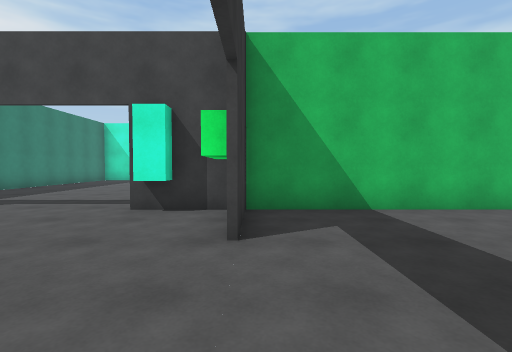
view 1 (above)

17 first-person views from a walk through a scene from a Unity 3-D project. The camera is 1.3 m above the floor, tilts 2° down and sees 85° across. The floor is counted in squares, 1.5 m on a side. Each view is taken from the middle of a square. On the plan, view 1 faces up. The plan holds only what a view shows up to about 11 squares ahead; the rest is blank. The player character is not drawn.

view 2
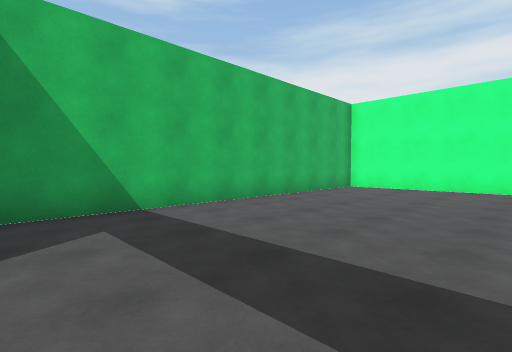

view 3
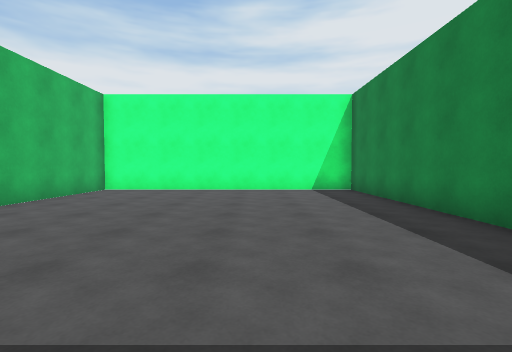

view 4
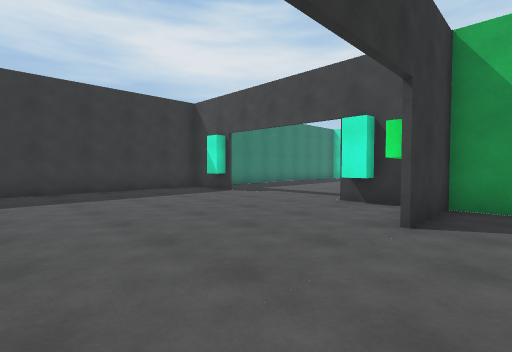

view 5
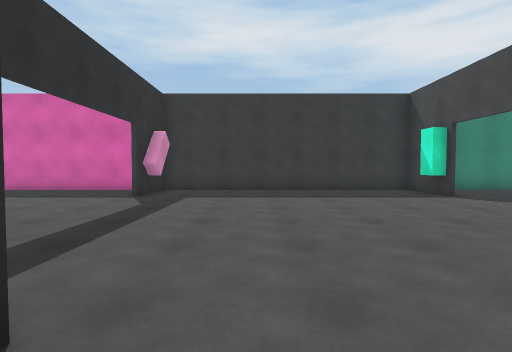

view 6
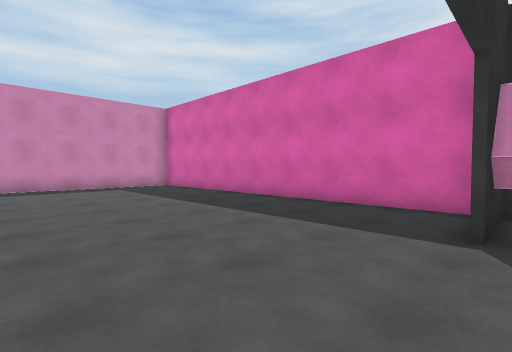

view 7
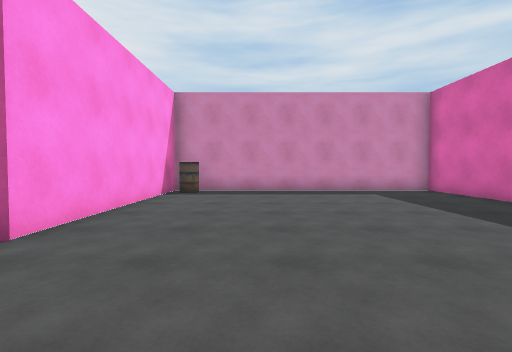

view 8
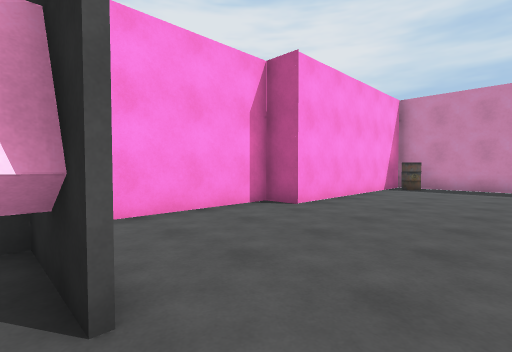

view 9
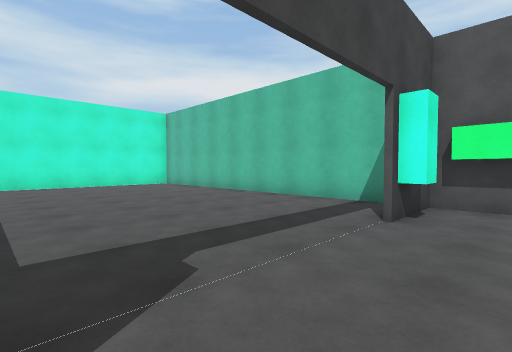

view 10
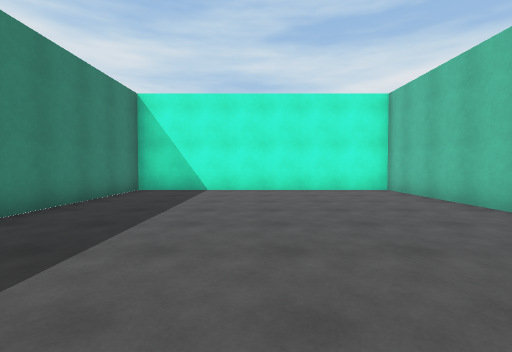

view 11
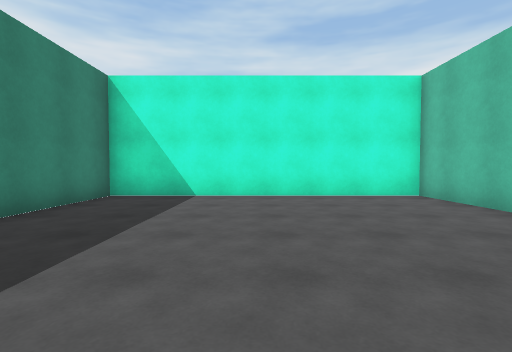

view 12
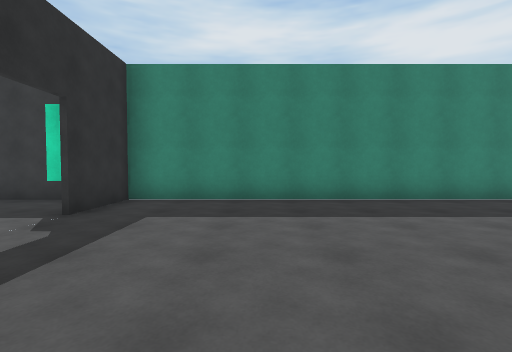

view 13
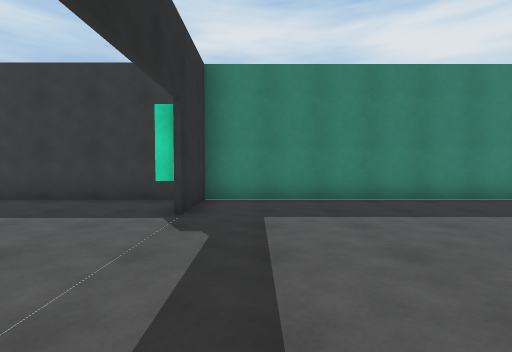

view 14
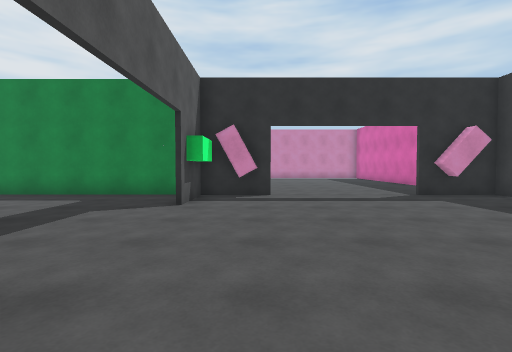

view 15
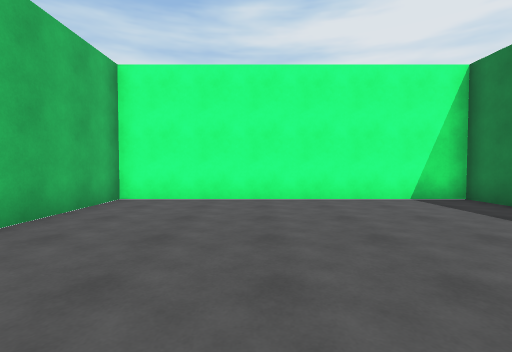

view 16
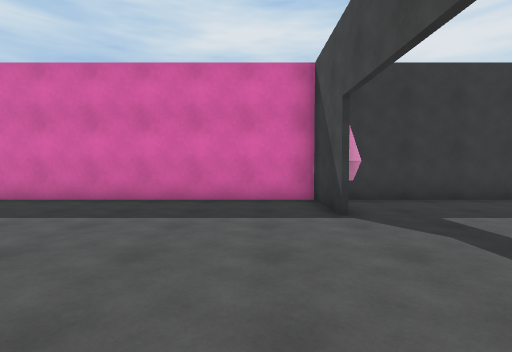

view 17
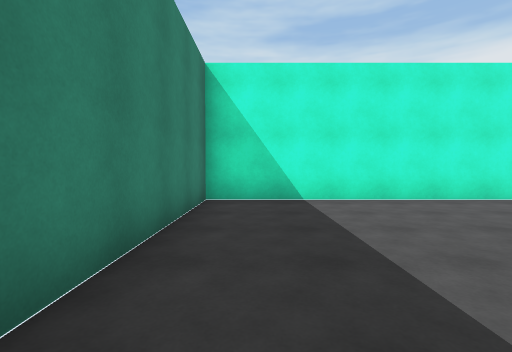

### Floor plan
Points are (right, up) in squares from view 1. A wall is a line through its corners. A room is listed if a view was taken in it or the views show most of it. See-through windows are left out.
Room 1 (views 1, 2, 3, 4, 5, 6, 7, 8, 9, 10, 11, 12, 13, 14, 15, 16, 17)
walls: (-0.7, 4.2) (-0.7, 5.1); (-0.2, 4.2) (-0.2, 17.2) (-9.3, 17.2) (-9.3, -15) (-0.2, -15) (-0.2, -8.2) (0.8, -8.2) (0.8, -4.5); (-0.7, -3) (-0.7, -1.7) (-0.2, -1.7); (-2, -3.5) (-2, -3) (-1.1, -3); (-2.5, -3.5) (-0.2, -3.5) (-0.2, -1.1); (-1.7, 5.6) (-1.7, 5.1) (-2.3, 5.1) (-2.3, 5.6); (-0.2, 5.6) (-0.2, 3.1); (0.4, -3.5) (11.3, -3.5) (11.3, 5.6) (-2.6, 5.6); (-6.9, -3.5) (-9.2, -3.5) (-6.9, -3.5); (-6.9, 5.6) (-9.2, 5.6); (-7.2, 5.6) (-7.2, 5.1) (-7.8, 5.1); (-8.2, -3) (-7.4, -3) (-7.4, -3.4); (-9.4, 5.7) (-6.9, 5.7)
objects: drum (-1, -14)

Where each view was taken, in squares from view 1:
view 1: 0 up, 0 right, facing up
view 2: 0 up, 0 right, facing up-right
view 3: 0 up, 1 right, facing right
view 4: 1 down, 1 right, facing up-left
view 5: 0 up, 1 right, facing left
view 6: 3 down, 3 left, facing down-left
view 7: 5 down, 3 left, facing down
view 8: 3 down, 4 left, facing down-right
view 9: 4 up, 7 left, facing up-right
view 10: 7 up, 5 left, facing up
view 11: 9 up, 5 left, facing up
view 12: 9 up, 2 left, facing left
view 13: 7 up, 2 left, facing left
view 14: 5 up, 2 left, facing down
view 15: 2 up, 4 right, facing right
view 16: 5 down, 2 left, facing left
view 17: 10 up, 8 left, facing up
